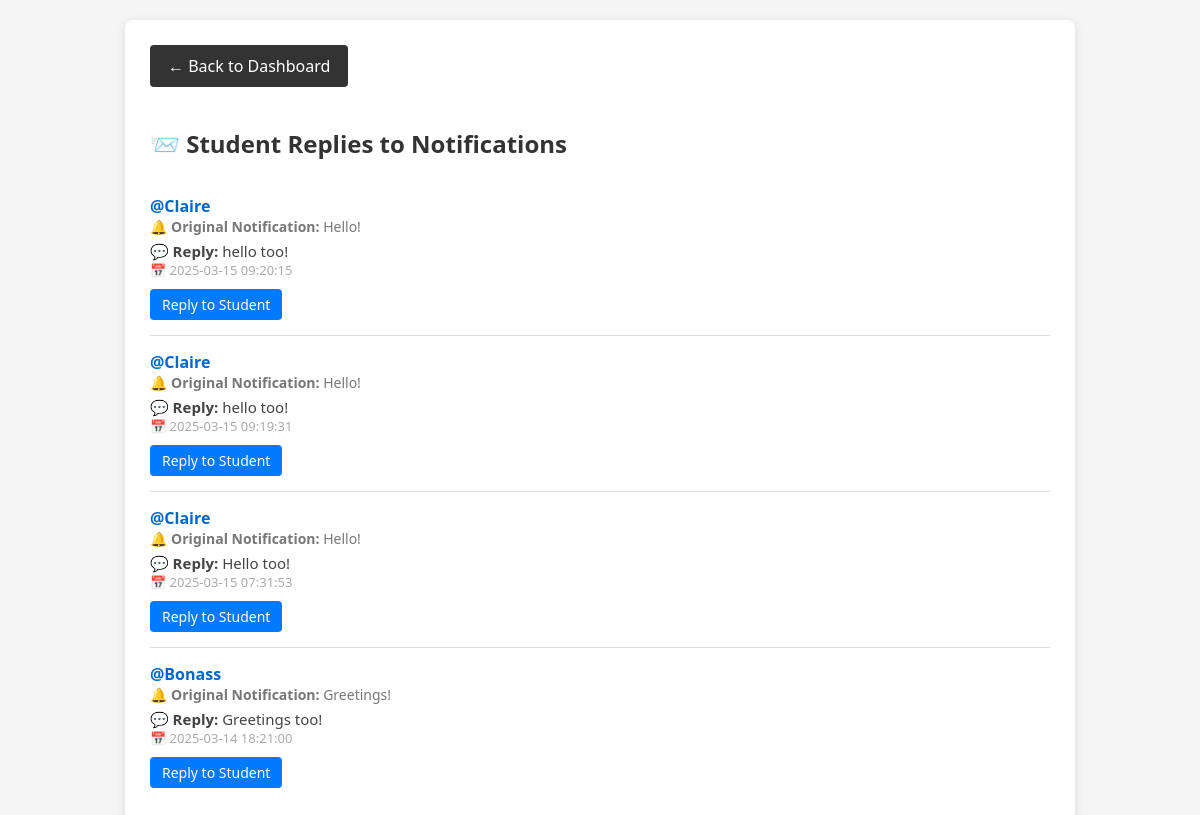
The app's page /admin/view_replies.php with its own data.
### tables this page shows
CREATE TABLE `tblreplies` (
  `id` int(11) NOT NULL,
  `user_id` int(11) DEFAULT NULL,
  `notification_id` int(11) DEFAULT NULL,
  `reply_message` text DEFAULT NULL,
  `created_at` timestamp NOT NULL DEFAULT current_timestamp()
);

CREATE TABLE `tblusers` (
  `user_id` int(11) NOT NULL,
  `username` varchar(50) NOT NULL,
  `password` varchar(255) NOT NULL,
  `role` enum('student','admin') NOT NULL DEFAULT 'student',
  `created_at` timestamp NOT NULL DEFAULT current_timestamp()
);

CREATE TABLE `tblnotifications` (
  `notification_id` int(11) NOT NULL,
  `user_id` int(11) NOT NULL,
  `message` text NOT NULL,
  `status` enum('unread','read') DEFAULT 'unread',
  `created_at` datetime DEFAULT current_timestamp()
);

### admin/view_replies.php (the view, shortened to what this page needs)
<?php
include('../connect_db.php');
$query = $conn->query("
    SELECT r.reply_message, r.created_at AS reply_date, u.username, u.user_id, n.message AS original_message
    FROM tblreplies r
    INNER JOIN tblnotifications n ON r.notification_id = n.notification_id
    INNER JOIN tblusers u ON r.user_id = u.user_id
    ORDER BY r.created_at DESC
");
?>
<!DOCTYPE html>
<html>
<head>
    <link rel="stylesheet" href="css/style.css">
</head>
<body>
    <div class="replies-container">
        <a class="back-btn" href="admin_dashboard.php">← Back to Dashboard</a>
        <h2>📨 Student Replies to Notifications</h2>
        <?php if ($query->num_rows > 0): ?>
            <?php while($row = $query->fetch_assoc()): ?>
                <div class="reply-item">
                    <div class="student-name">@<?= htmlspecialchars($row['username']) ?></div>
                    <div class="original-msg"><strong>🔔 Original Notification:</strong> <?= htmlspecialchars($row['original_message']) ?></div>
                    <div class="reply-message"><strong>💬 Reply:</strong> <?= htmlspecialchars($row['reply_message']) ?></div>
                    <div class="reply-date">📅 <?= $row['reply_date'] ?></div>
                    <a class="reply-btn" href="reply_to_student.php?user_id=<?= $row['user_id'] ?>&username=<?= urlencode($row['username']) ?>">Reply to Student</a>
                </div>
            <?php endwhile; ?>
        <?php else: ?>
            <p>No replies received yet.</p>
        <?php endif; ?>
    </div>
</body>
</html>

### admin/css/style.css (style rules this page uses)
body { font-family: 'Arial', sans-serif; margin: 0; padding: 0; background-color: #f4f7fc; overflow-x: hidden; }

### admin/view_replies.php (style rules this page uses)
body { font-family: "Segoe UI", sans-serif; background: #f5f5f5; padding: 20px; }
.replies-container { max-width: 900px; margin: auto; background: #fff; padding: 25px; border-radius: 8px; box-shadow: 0 2px 10px rgba(0,0,0,0.1); }
h2 { color: #333; margin-bottom: 20px; }
.reply-item { border-bottom: 1px solid #ddd; padding: 15px 0; }
.reply-item:last-child { border-bottom: none; }
.reply-message { font-size: 15px; color: #444; }
.original-msg { font-size: 14px; color: #777; margin-bottom: 5px; }
.student-name { color: #0066cc; font-weight: bold; }
.reply-date { font-size: 13px; color: #aaa; }
.reply-btn { display: inline-block; margin-top: 10px; padding: 6px 12px; background-color: #007bff; color: white; text-decoration: none; border-radius: 4px; font-size: 14px; }
.back-btn { display: inline-block; margin-bottom: 20px; text-decoration: none; background: #333; color: #fff; padding: 10px 18px; border-radius: 4px; }

### records on screen
tblreplies: user.username "Claire", notification.message "Hello!", reply_message "hello too!", created_at "2025-03-15 09:20:15"
tblreplies: user.username "Claire", notification.message "Hello!", reply_message "hello too!", created_at "2025-03-15 09:19:31"
tblreplies: user.username "Claire", notification.message "Hello!", reply_message "Hello too!", created_at "2025-03-15 07:31:53"
tblreplies: user.username "Bonass", notification.message "Greetings!", reply_message "Greetings too!", created_at "2025-03-14 18:21:00"
